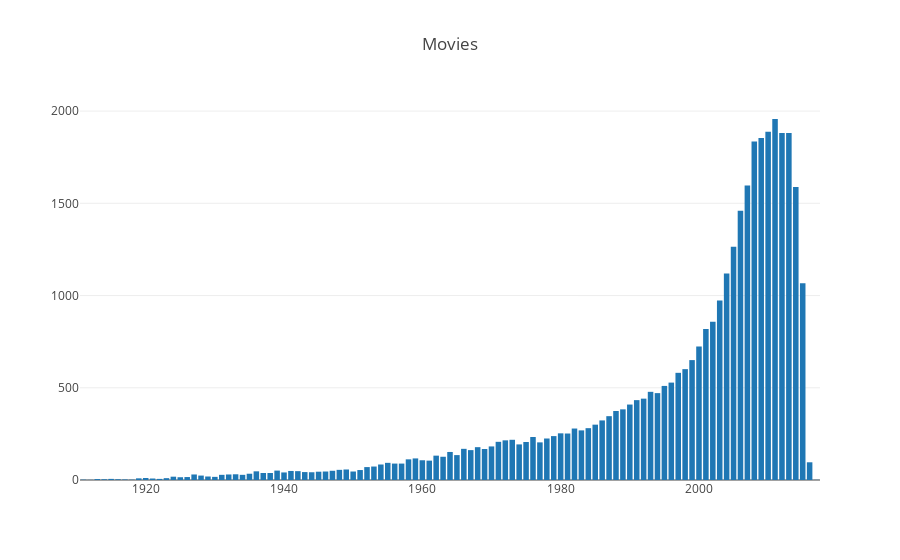

The notebook cell this image was saved under:
### Code cell
count_year_df = df.groupby('movie_year', as_index = False).movie_id.count()
trace = go.Bar(
    x = count_year_df.movie_year,
    y = count_year_df.movie_id
)
layout = go.Layout(
    title='Movies',
)
fig = go.Figure(data = [trace], layout = layout)
iplot(fig)
